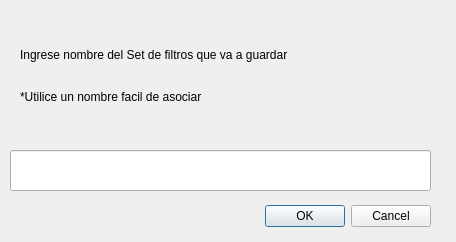
<?xml version="1.0" encoding="UTF-8"?>
<ui version="4.0">
 <class>Dialog</class>
 <widget class="QDialog" name="Dialog">
  <property name="windowModality">
   <enum>Qt::ApplicationModal</enum>
  </property>
  <property name="geometry">
   <rect>
    <x>0</x>
    <y>0</y>
    <width>456</width>
    <height>242</height>
   </rect>
  </property>
  <property name="windowTitle">
   <string>Dialog</string>
  </property>
  <property name="modal">
   <bool>true</bool>
  </property>
  <widget class="QDialogButtonBox" name="buttonBox">
   <property name="geometry">
    <rect>
     <x>10</x>
     <y>200</y>
     <width>421</width>
     <height>32</height>
    </rect>
   </property>
   <property name="orientation">
    <enum>Qt::Horizontal</enum>
   </property>
   <property name="standardButtons">
    <set>QDialogButtonBox::Cancel|QDialogButtonBox::Ok</set>
   </property>
  </widget>
  <widget class="QLabel" name="label">
   <property name="geometry">
    <rect>
     <x>20</x>
     <y>20</y>
     <width>361</width>
     <height>111</height>
    </rect>
   </property>
   <property name="text">
    <string>Ingrese nombre del Set de filtros que va a guardar


*Utilice un nombre facil de asociar</string>
   </property>
   <property name="wordWrap">
    <bool>true</bool>
   </property>
  </widget>
  <widget class="QLineEdit" name="lineEdit">
   <property name="geometry">
    <rect>
     <x>10</x>
     <y>150</y>
     <width>421</width>
     <height>41</height>
    </rect>
   </property>
  </widget>
 </widget>
 <resources/>
 <connections>
  <connection>
   <sender>buttonBox</sender>
   <signal>accepted()</signal>
   <receiver>Dialog</receiver>
   <slot>accept()</slot>
   <hints>
    <hint type="sourcelabel">
     <x>248</x>
     <y>254</y>
    </hint>
    <hint type="destinationlabel">
     <x>157</x>
     <y>274</y>
    </hint>
   </hints>
  </connection>
  <connection>
   <sender>buttonBox</sender>
   <signal>rejected()</signal>
   <receiver>Dialog</receiver>
   <slot>reject()</slot>
   <hints>
    <hint type="sourcelabel">
     <x>316</x>
     <y>260</y>
    </hint>
    <hint type="destinationlabel">
     <x>286</x>
     <y>274</y>
    </hint>
   </hints>
  </connection>
 </connections>
</ui>
